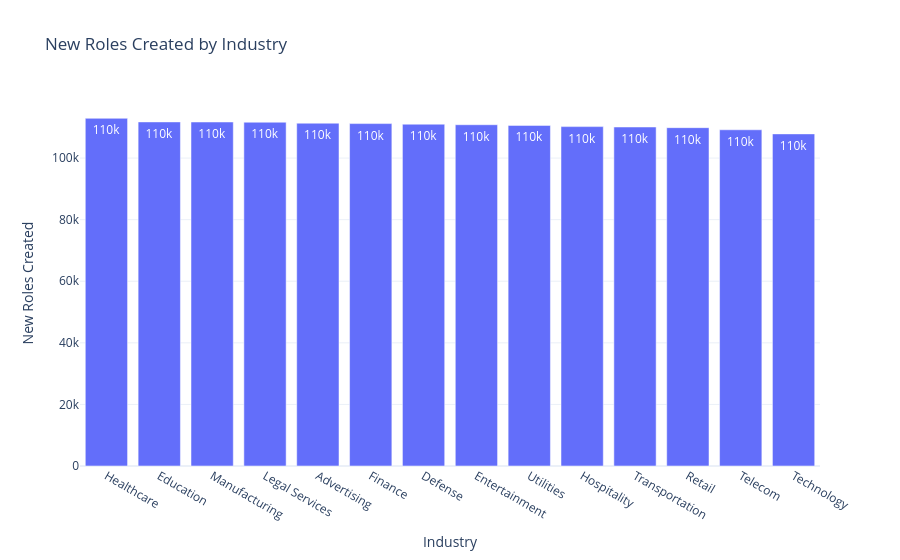

Source (notebook cell):
### Code cell
#roles created by industry

industry_roles = (
    df.groupby("Industry")
    ["New Roles Created"]
    .sum()
    .reset_index()
    .sort_values("New Roles Created", ascending=False)
)

fig = px.bar(
    industry_roles,
    x="Industry",
    y="New Roles Created",
    text_auto=".2s",
    title="New Roles Created by Industry"
)

fig.update_layout(
    xaxis_title="Industry",
    yaxis_title="New Roles Created",
    template="plotly_white"
)

fig.show()

### Figure 1 — Plotly figure (JSON) as saved in the notebook; plotly's stock layout.template omitted (floating-point values rounded to 4 significant figures)
{"data": [{"hovertemplate": "Industry=%{x}<br>New Roles Created=%{y}<extra></extra>", "legendgroup": "", "marker": {"color": "#636efa", "pattern": {"shape": ""}}, "name": "", "orientation": "v", "showlegend": false, "textposition": "auto", "texttemplate": "%{y:.2s}", "type": "bar", "x": ["Healthcare", "Education", "Manufacturing", "Legal Services", "Advertising", "Finance", "Defense", "Entertainment", "Utilities", "Hospitality", "Transportation", "Retail", "Telecom", "Technology"], "xaxis": "x", "y": [112916, 111745, 111716, 111645, 111325, 111200, 111008, 110828, 110618, 110215, 110090, 109873, 109188, 107854], "yaxis": "y"}], "layout": {"barmode": "relative", "legend": {"tracegroupgap": 0}, "title": {"text": "New Roles Created by Industry"}, "xaxis": {"anchor": "y", "domain": [0, 1], "title": {"text": "Industry"}}, "yaxis": {"anchor": "x", "domain": [0, 1], "title": {"text": "New Roles Created"}}}}
